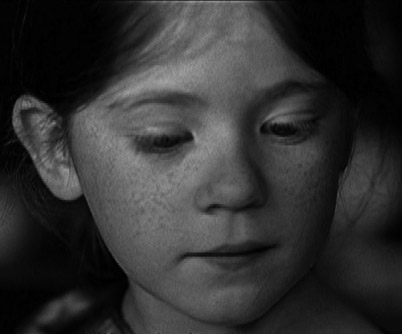
#> input picture data/img4.jpg, 402 x 334 px, found by its file name
$ python cv_Fourier.py
#> lines starting #> are read from the running program, lines starting #| are printed output that depends on the picture
import numpy as np
import cv2
from matplotlib import pyplot as plt
import os
os.chdir("/Users/admin/Desktop/CL/Python/OpenCV")
img = cv2.imread('img4.jpg',0)
#> img is the input picture: shape (334, 402); min 0, max 165, mean 49

img_float32 = np.float32(img)

dft = cv2.dft(img_float32, flags = cv2.DFT_COMPLEX_OUTPUT)
dft_shift = np.fft.fftshift(dft)
# 得到灰度图能表示的形式
magnitude_spectrum = 20*np.log(cv2.magnitude(dft_shift[:,:,0],dft_shift[:,:,1]))
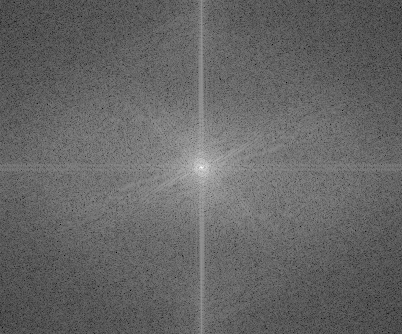
#> magnitude_spectrum: shape (334, 402) float32; min 6.26, max 314, mean 129.1; drawn with min black and max white

plt.subplot(121),plt.imshow(img, cmap = 'gray')
plt.title('Input Image'), plt.xticks([]), plt.yticks([])
plt.subplot(122),plt.imshow(magnitude_spectrum, cmap = 'gray')
plt.title('Magnitude Spectrum'), plt.xticks([]), plt.yticks([])
plt.show()
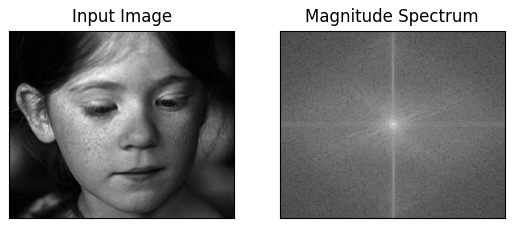
#> figure drawn by matplotlib, 2 panels
#---------低通滤波--------
dft = cv2.dft(img_float32, flags = cv2.DFT_COMPLEX_OUTPUT)
dft_shift = np.fft.fftshift(dft)

rows, cols = img.shape
#> rows = 334; cols = 402
crow, ccol = int(rows/2) , int(cols/2)     # 中心位置
#> crow = 167; ccol = 201

# 低通滤波
mask = np.zeros((rows, cols, 2), np.uint8)
mask[crow-30:crow+30, ccol-30:ccol+30] = 1

# IDFT
fshift = dft_shift*mask
f_ishift = np.fft.ifftshift(fshift)
img_back = cv2.idft(f_ishift)
img_back = cv2.magnitude(img_back[:,:,0],img_back[:,:,1])
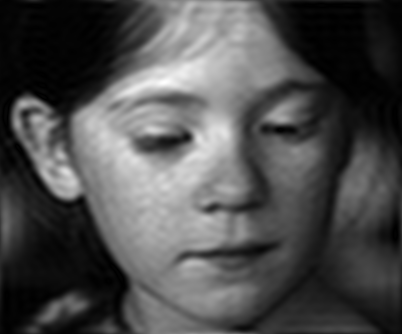
#> img_back: shape (334, 402) float32; min 3452.3, max 21544208, mean 6583073.5; drawn with min black and max white

plt.subplot(121),plt.imshow(img, cmap = 'gray')
plt.title('Input Image'), plt.xticks([]), plt.yticks([])
plt.subplot(122),plt.imshow(img_back, cmap = 'gray')
plt.title('Result'), plt.xticks([]), plt.yticks([])
plt.show()
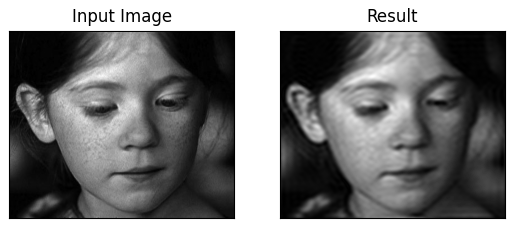
#> figure drawn by matplotlib, 2 panels
# 高通滤波
mask = np.ones((rows, cols, 2), np.uint8)
mask[crow-30:crow+30, ccol-30:ccol+30] = 0

# IDFT
fshift = dft_shift*mask
f_ishift = np.fft.ifftshift(fshift)
img_back = cv2.idft(f_ishift)
img_back = cv2.magnitude(img_back[:,:,0],img_back[:,:,1])
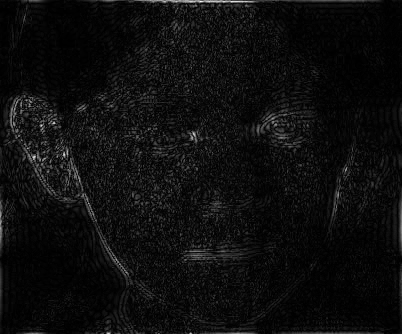
#> img_back: shape (334, 402) float32; min 457.6, max 7261997.5, mean 405913.2; drawn with min black and max white

plt.subplot(121),plt.imshow(img, cmap = 'gray')
plt.title('Input Image'), plt.xticks([]), plt.yticks([])
plt.subplot(122),plt.imshow(img_back, cmap = 'gray')
plt.title('Result'), plt.xticks([]), plt.yticks([])

plt.show()

$ run again, with data/img2.jpg copied over data/img4.jpg
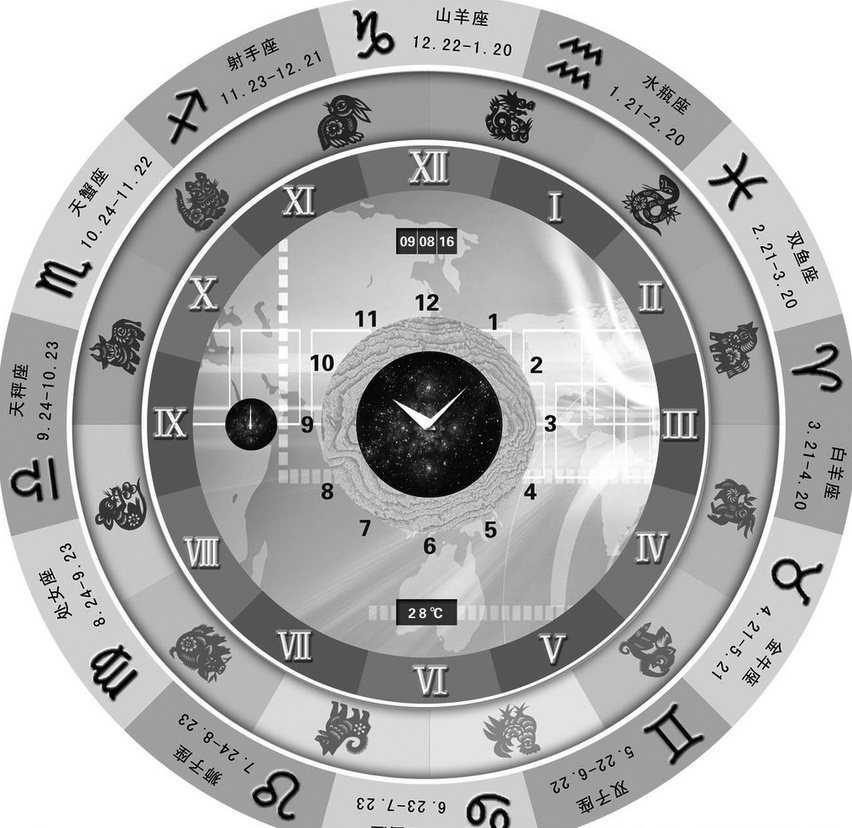
#> input picture data/img2.jpg, 852 x 828 px, shrunk from 1015 x 986 before the run, found by its file name
#> img is the input picture: shape (828, 852); min 0, max 255, mean 176.1
#> `magnitude_spectrum = 20*np.log(cv2.magnitude(dft_shift[:,:,0],dft_shif..`:
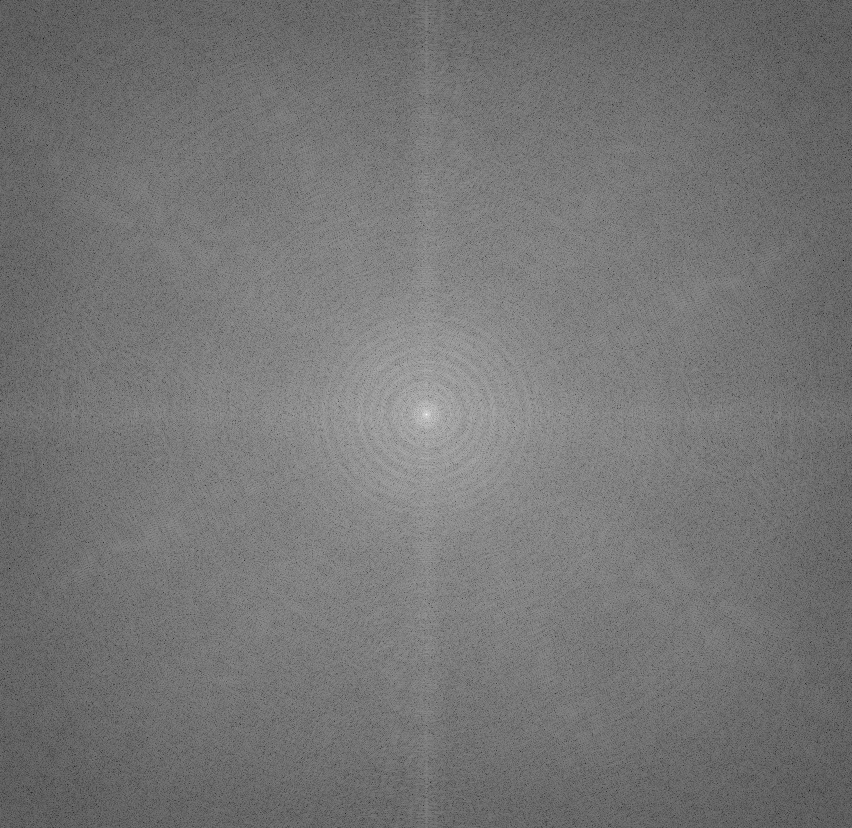
#> magnitude_spectrum: shape (828, 852) float32; min 12.2, max 372.8, mean 178.5; drawn with min black and max white
#> `img_back = cv2.magnitude(img_back[:,:,0],img_back[:,:,1])`:
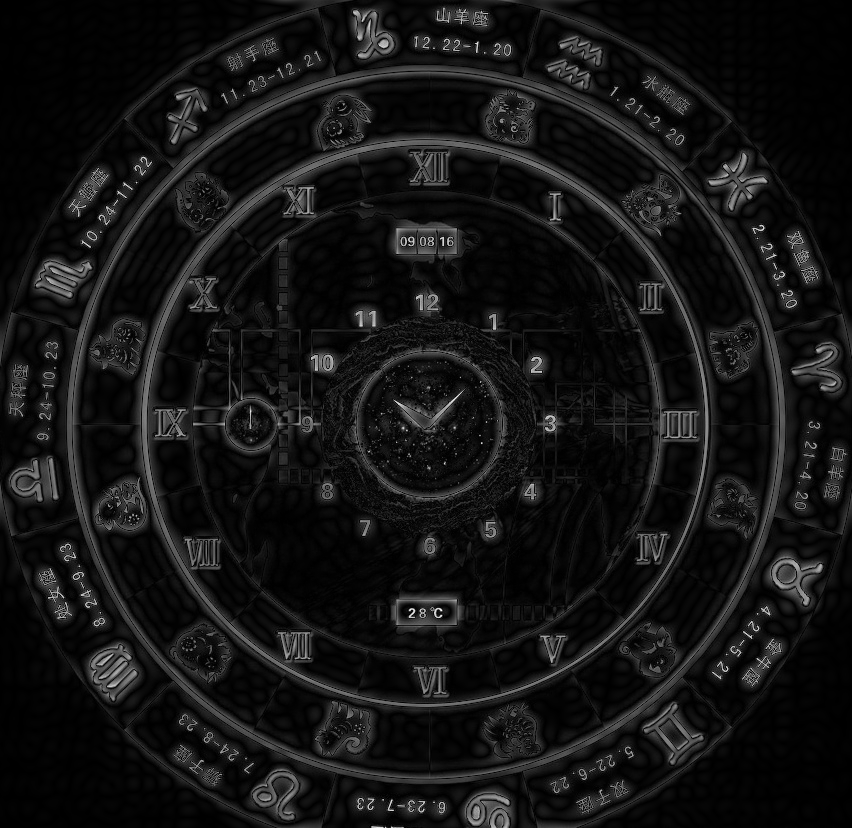
#> img_back: shape (828, 852) float32; min 4894.4, max 161524304, mean 13045309; drawn with min black and max white
